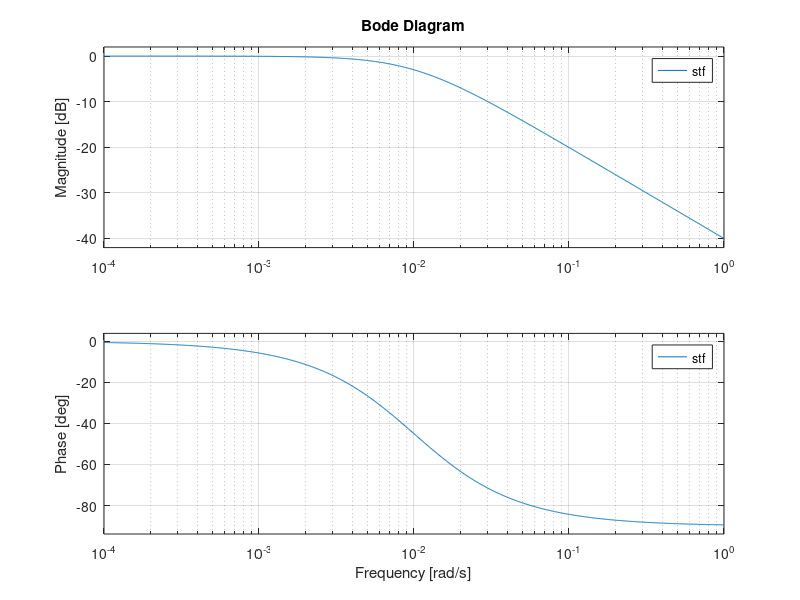

Source code (MATLAB):
stf = feedback(series(1/25, tf(1,[4 0])),1);
subplot(1,2,1);
[x,t] =step(stf);
thy=1-exp(-0.01*t);
plot(t,x,t,thy,'*');
subplot(1,2,2);
bode(stf);
